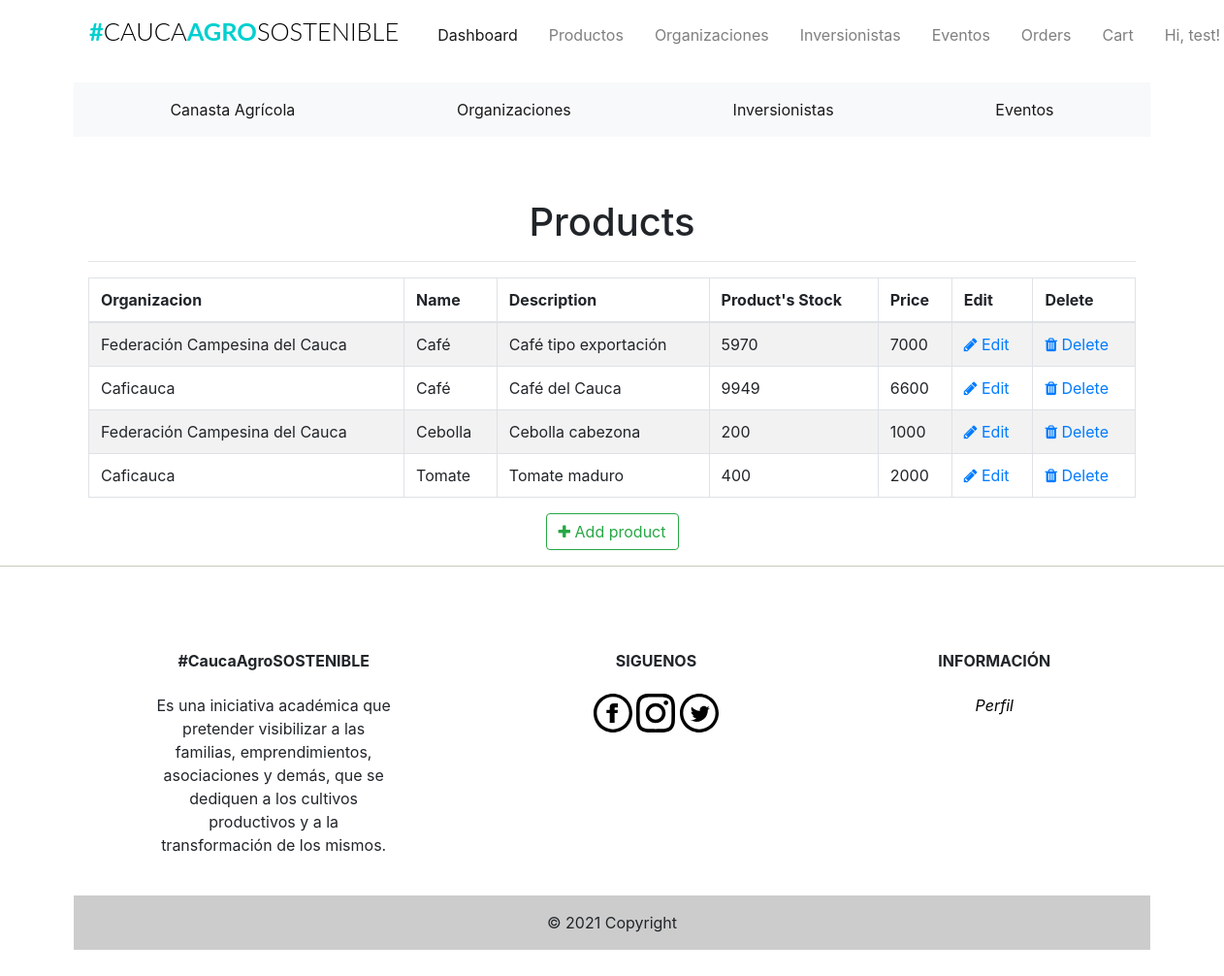
/admin/products (signed in), run on an earlier commit of the app's database.
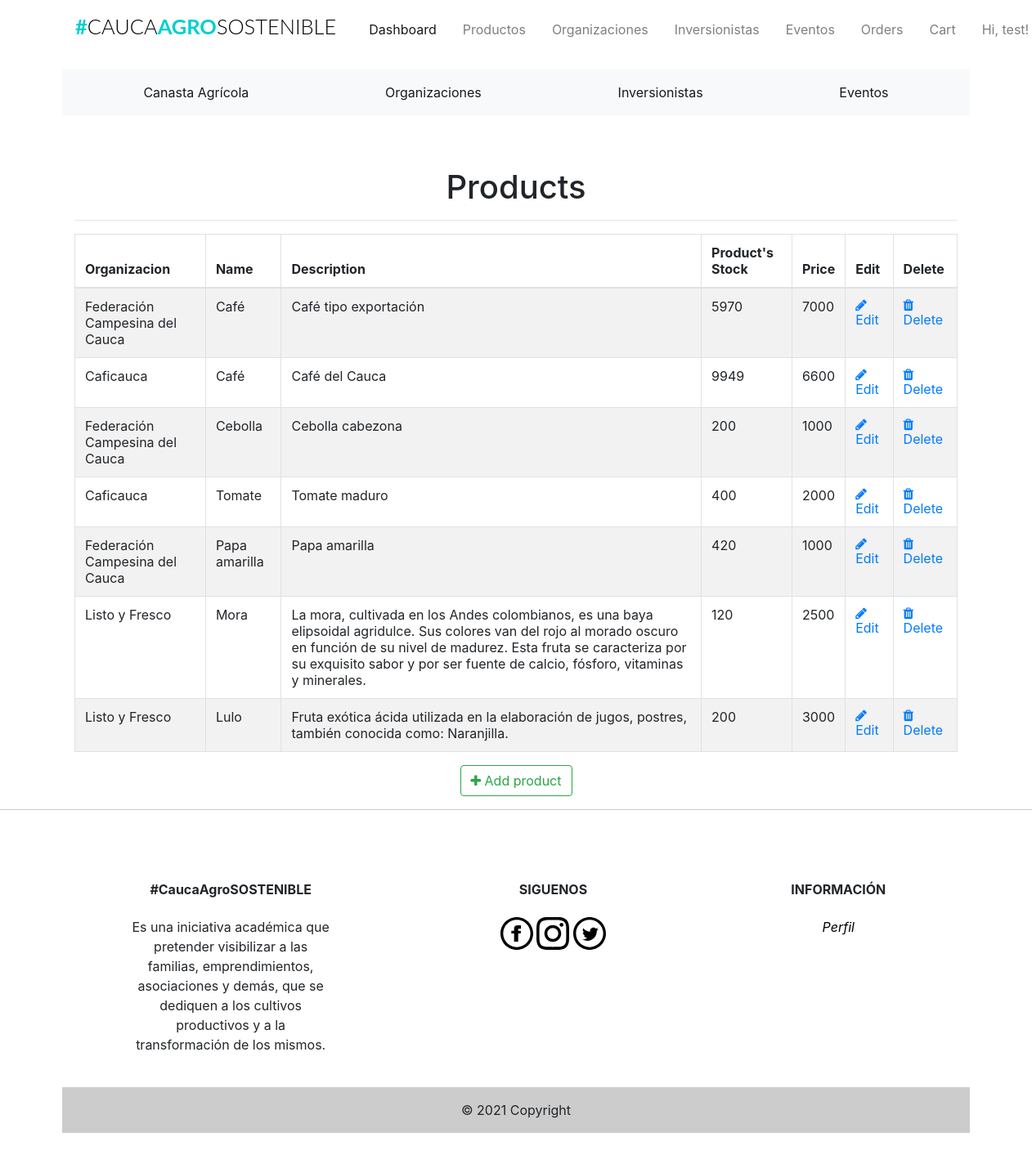
And on a later commit of the database.
### app/models.py (models this page shows, shortened)
class Products(db.Model):
    __tablename__ = 'products'
    id = db.Column(db.Integer, primary_key=True)
    product_name = db.Column(db.String(100), index=True)
    product_price = db.Column(db.Integer, index=True)
    product_image = db.Column(db.String(120))
    product_description = db.Column(db.String(200))
    product_stock = db.Column(db.Integer)
    promotion_value = db.Column(db.Integer, index=True)
    organizacion_id = db.Column(db.Integer, db.ForeignKey('organizaciones.id'))

class Organizaciones(db.Model):
    __tablename__ = 'organizaciones'
    id = db.Column(db.Integer, primary_key=True)
    organizacion_name = db.Column(db.String(20), index=True)
    organizacion_image = db.Column(db.String(120))
    organizacion_location = db.Column(db.String(120))
    organizacion_phone = db.Column(db.String(15))
    product = db.relationship('Products', backref='organizacion')

### app/admin/routes.py (the view)
@admin.route('/products', methods=['GET'])
@login_required
def list_products():
    check_admin()
    '''
	list all products
	'''
    products = Products.query.all()
    return render_template('admin/products/products.html', title='Products', products=products)

### app/admin/routes.py (called while the page is built)
def check_admin():
    if not current_user.is_admin:
        abort(403)

### app/models.py (called while the page is built)
@login_manager.user_loader
def load_user(id):
    return Users.query.get(int(id))

### app/templates/admin/products/products.html (shortened to what this page needs)
{% extends "base.html" %}
{% block head %}
<head>
    <link href="//maxcdn.bootstrapcdn.com/font-awesome/4.1.0/css/font-awesome.min.css" rel="stylesheet">
</head>
{% endblock head %}
{% block body %}
<div class="container">
  <div class="outer">
    <div class="middle">
      <div class="inner">
        <br/>
        <br/>
        <h1 style="text-align:center;">Products</h1>
        {% if products %}
          <hr class="intro-divider">
            <table class="table table-striped table-bordered">
              <thead>
                <tr>
                  <th> Organizacion</th>
                  <th> Name</th>
                  <th> Description </th>
                  <th> Product's Stock </th>
                  <th> Price </th>
                  <th> Edit </th>
                  <th> Delete </th>
                </tr>
              </thead>
              <tbody>
              {% for product in products %}
                <tr>
                  <td>{{ product.organizacion.organizacion_name}} </td>
                  <td> {{ product.product_name }} </td>
                  <td> {{ product.product_description }} </td>
                  <td> {{ product.product_stock }} </td>
                  <td> {{ product.product_price }} </td>
                  <td>
                    <a href="{{ url_for('admin.edit_product', id=product.id) }}">
                      <i class="fa fa-pencil"></i> Edit
                    </a>
                  </td>
                  <td>
                    <a href="{{ url_for('admin.delete_product', id=product.id) }}">
                      <i class="fa fa-trash" aria-hidden="true"></i> Delete
                    </a>
                  </td>
                </tr>
              {% endfor %}
              </tbody>
            </table>
          </div>
          <div style="text-align: center">
        {% else %}
          <div style="text-align: center">
            <h3> No Products have been added. </h3>
            <hr class="intro-divider">
        {% endif %}
          <a href="{{ url_for('admin.add_product') }}" class="btn btn-outline-success">
            <i class="fa fa-plus"></i>
            Add product
          </a>
        </div>
      </div>
    </div>
  </div>
{% endblock %}

What changed in the data, as far as the page shows it:
added Products: organizacion.organizacion_name "Federación Campesina del Cauca", product_name "Papa amarilla", product_description "Papa amarilla", product_stock "420", product_price "1000"
added Products: organizacion.organizacion_name "Listo y Fresco", product_name "Mora", product_description "La mora, cultivada en los Andes colombianos, es una baya elipsoidal agridulce. Sus colores van del rojo al morado oscuro en función de su nivel de madurez. Esta fruta se caracteriza por su exquisito sabor y por ser fuente de calcio, fósforo, vitaminas y minerales.", product_stock "120", product_price "2500"
added Products: organizacion.organizacion_name "Listo y Fresco", product_name "Lulo", product_description "Fruta exótica ácida utilizada en la elaboración de jugos, postres, también conocida como: Naranjilla.", product_stock "200", product_price "3000"
